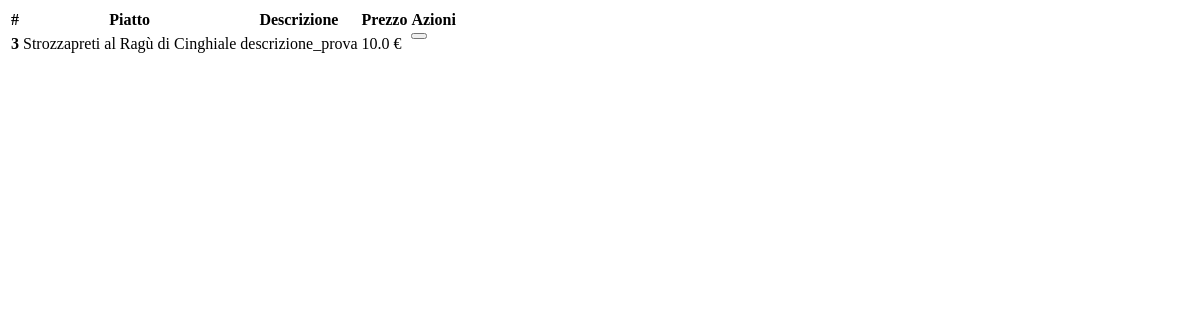
/menu/tabellaMenu (signed in), run on an earlier commit of the app's database.
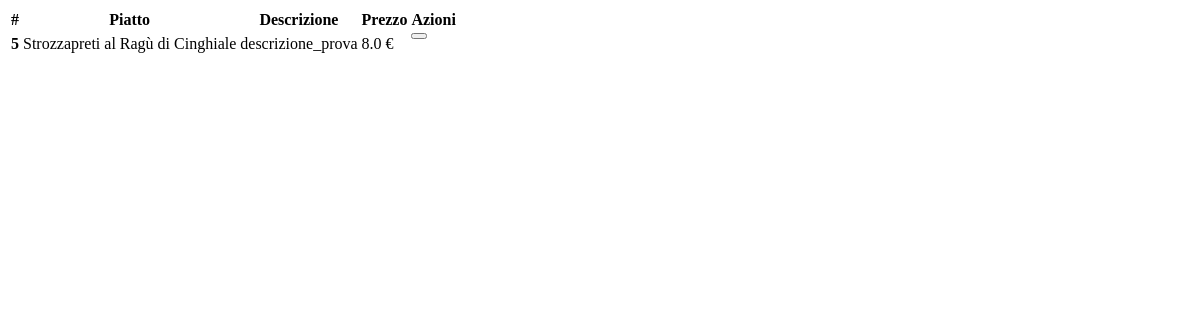
And on a later commit of the database.
### gestioneMenu/models.py (models this page shows)
class Menu(models.Model):
    idPiatto = models.ForeignKey(Piatto, on_delete=models.CASCADE)
    descrizione = models.CharField(max_length=200)
    prezzo = models.FloatField(validators=[MinValueValidator(0)])
    class Meta:
        verbose_name = 'Menu'
        verbose_name_plural = 'Menu'

class Piatto(models.Model):
    nome = models.CharField(max_length=200)
    idCategoria = ForeignKey(Categoria, on_delete=CASCADE)
    tempoPreparazione = models.DecimalField(max_digits=15,decimal_places=2,validators=[MinValueValidator(0)])
    tempoCottura = models.DecimalField(max_digits=15,decimal_places=2,validators=[MinValueValidator(0)])
    def __str__(self):
        return self.nome
    class Meta:
        verbose_name = 'Piatto'
        verbose_name_plural = 'Piatti'

### gestioneMenu/views.py (the view)
# urls.py: path('tabellaMenu', views.tabellaMenu, name='tabellaMenu'),
@login_required()
def tabellaMenu(request):
    piattiMenu = Menu.objects.all()
    return render(request, 'menu/tabellaMenu.html', {'menu' : piattiMenu, 'permessiAzioni': request.user.has_perm('gestioneMenu.delete_Menu')})

### gestioneMenu/templates/menu/tabellaMenu.html (shortened to what this page needs)
<table class="table table-primary">
    <thead>
      <tr>
        <th scope="col">#</th>
        <th scope="col">Piatto</th>
        <th scope="col">Descrizione</th>
        <th scope="col">Prezzo</th>
        {% if permessiAzioni %}
          <th scope="col">Azioni</th>
        {% endif %}
      </tr>
    </thead>
    <tbody>
        {% for piatto in menu %}
        <tr>
            <th scope="row">
              {{ piatto.id}}
            </th>
            <td>
                {{ piatto.idPiatto }}
            </td>
            <td>
                {{ piatto.descrizione}}
            </td>
            <td>
                {{ piatto.prezzo}} €
            </td>
            {% if permessiAzioni %}
            <td>
              <div class="row">
                <div class="col-sm-6 col-md-3">
                  <form hx-post="{% url 'eliminaPiattoMenu' %}" hx-target="#divNotifica">
                    <button type="submit" onclick="return confirm('Vuoi davvero eliminare questo piatto dal menu?')" class="buttonSubmit"></button>
                  </form>
                </div>
              </div>
            </td>
            {% endif %}
        </tr>
        {% endfor %}
    </tbody>
  </table>

What changed in the data, as far as the page shows it:
removed Menu: id "3", idPiatto "Strozzapreti al Ragù di Cinghiale", descrizione "descrizione_prova", prezzo "10.0"
added Menu: id "5", idPiatto "Strozzapreti al Ragù di Cinghiale", descrizione "descrizione_prova", prezzo "8.0"
